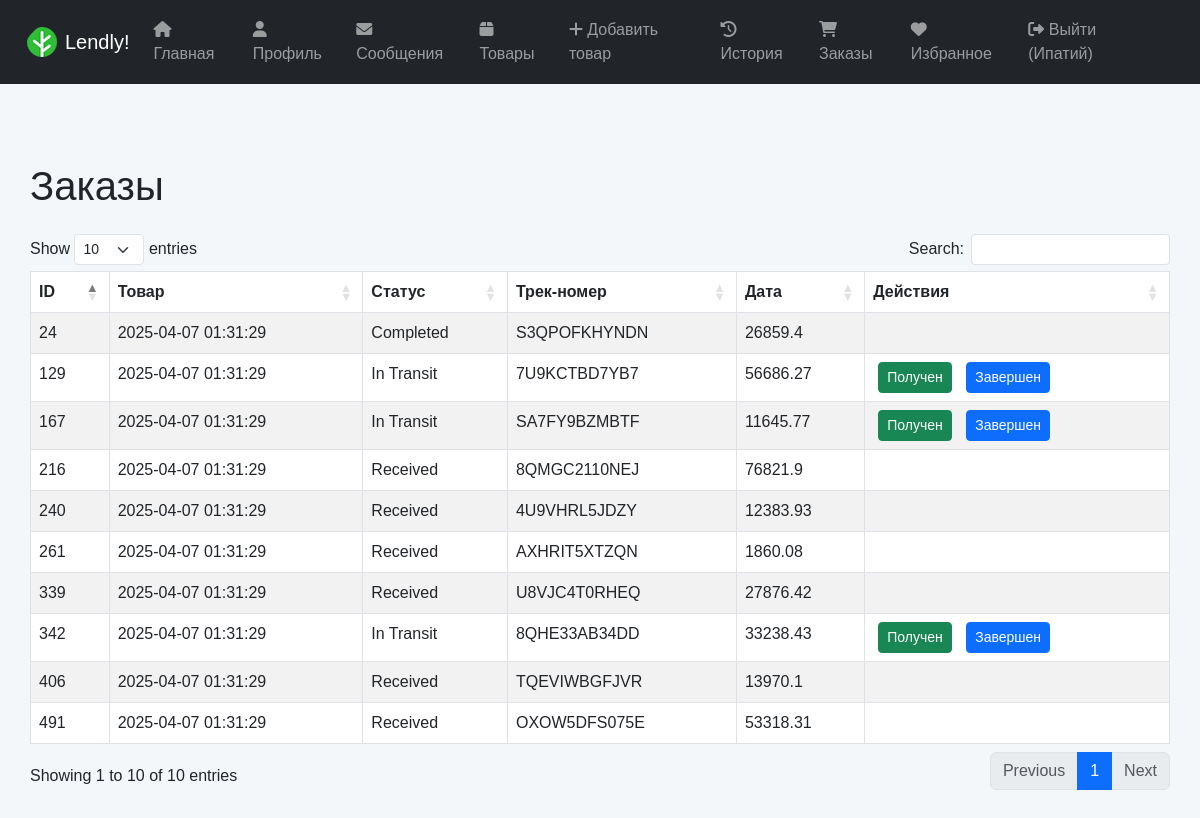
The page /orders (signed in) on the database its author committed.
### tables this page shows
CREATE TABLE users (
                id INTEGER PRIMARY KEY AUTOINCREMENT,
                first_name TEXT NOT NULL,
                last_name TEXT NOT NULL,
                phone TEXT NOT NULL UNIQUE,
                password TEXT NOT NULL,
                city TEXT NOT NULL,
                birth_date TEXT NOT NULL,
                achievements TEXT,
                avatar_url TEXT
            );

CREATE TABLE product_status (
                id INTEGER PRIMARY KEY AUTOINCREMENT,
                product_id INTEGER NOT NULL,
                status TEXT NOT NULL,
                user_id INTEGER,
                tracking_number TEXT,
                cost REAL,
                timestamp DATETIME DEFAULT CURRENT_TIMESTAMP,
                FOREIGN KEY (product_id) REFERENCES products (id),
                FOREIGN KEY (user_id) REFERENCES users (id)
            );

### app.py (the view)
@app.route('/orders')
@login_required
def orders():
    orders = get_orders(current_user.id)
    return render_template('orders.html', orders=orders)

### app.py (called while the page is built)
@login_manager.user_loader
def load_user(user_id):
    conn = get_db_connection()
    cursor = conn.cursor()
    cursor.execute('SELECT * FROM users WHERE id = ?', (user_id,))
    user = cursor.fetchone()
    conn.close()
    if user:
        return User(user[0], user[1], user[2], user[3], user[4], user[5], user[6], user[7], user[8])
    return None

### database.py (called while the page is built)
def get_db_connection():
    return sqlite3.connect(DATABASE_PATH)

def get_orders(user_id):
    conn = get_db_connection()
    cursor = conn.cursor()
    cursor.execute('SELECT product_status.*, products.name FROM product_status JOIN products ON product_status.product_id = products.id WHERE product_status.user_id = ?', (user_id,))
    orders = cursor.fetchall()
    conn.close()
    return orders

### templates/orders.html (shortened to what this page needs)
{% extends "base.html" %}
{% block content %}
    <div class="container">
        <h1 class="my-4">Заказы</h1>
        <table id="ordersTable" class="table table-striped table-bordered">
            <thead class="thead-dark">
                <tr>
                    <th>ID</th>
                    <th>Товар</th>
                    <th>Статус</th>
                    <th>Трек-номер</th>
                    <th>Дата</th>
                    <th>Действия</th>
                </tr>
            </thead>
            <tbody>
                {% for order in orders %}
                    <tr>
                        <td>{{ order[0] }}</td>
                        <td>{{ order[6] }}</td>
                        <td>{{ order[2] }}</td>
                        <td>{{ order[4] or 'Нет' }}</td>
                        <td>{{ order[5] }}</td>
                        <td>
                            {% if order[2] == 'In Transit' %}
                                <a href="{{ url_for('update_order', order_id=order[0], status='Received') }}" class="btn btn-sm btn-success">Получен</a>
                                <a href="{{ url_for('update_order', order_id=order[0], status='Completed') }}" class="btn btn-sm btn-primary">Завершен</a>
                            {% endif %}
                        </td>
                    </tr>
                {% endfor %}
            </tbody>
        </table>
    </div>
    <link rel="stylesheet" href="https://cdn.datatables.net/1.13.1/css/dataTables.bootstrap5.min.css">
{% endblock %}

### templates/base.html (shortened to what this page needs)
<!DOCTYPE html>
<html lang="ru">
<head>
    <link href="https://cdn.jsdelivr.net/npm/bootstrap@5.3.0/dist/css/bootstrap.min.css" rel="stylesheet">
    <link rel="stylesheet" href="https://cdnjs.cloudflare.com/ajax/libs/font-awesome/6.0.0/css/all.min.css">
    <link rel="stylesheet" href="{{ url_for('static', filename='styles.css') }}">
</head>
<body>
    <nav class="navbar navbar-expand-lg navbar-dark bg-dark">
        <div class="container-fluid">
            <a class="navbar-brand d-flex align-items-center" href="{{ url_for('index') }}">
                <img src="{{ url_for('static', filename='favicon.png') }}" alt="Logo" class="me-2" style="height: 30px;">
                Lendly!
            </a>
            <div class="collapse navbar-collapse" id="navbarNav">
                <ul class="navbar-nav me-auto">
                    <li class="nav-item"><a class="nav-link" href="{{ url_for('index') }}"><i class="fas fa-home"></i> Главная</a></li>
                    <li class="nav-item"><a class="nav-link" href="{{ url_for('profile') }}"><i class="fas fa-user"></i> Профиль</a></li>
                    <li class="nav-item"><a class="nav-link" href="{{ url_for('messages') }}"><i class="fas fa-envelope"></i> Сообщения</a></li>
                    <li class="nav-item"><a class="nav-link" href="{{ url_for('products') }}"><i class="fas fa-box"></i> Товары</a></li>
                    <li class="nav-item"><a class="nav-link" href="{{ url_for('add_product_route') }}"><i class="fas fa-plus"></i> Добавить товар</a></li>
                    <li class="nav-item"><a class="nav-link" href="{{ url_for('history') }}"><i class="fas fa-history"></i> История</a></li>
                    <li class="nav-item"><a class="nav-link" href="{{ url_for('orders') }}"><i class="fas fa-shopping-cart"></i> Заказы</a></li>
                    <li class="nav-item"><a class="nav-link" href="{{ url_for('favorites') }}"><i class="fas fa-heart"></i> Избранное</a></li>
                </ul>
                <ul class="navbar-nav">
                    {% if current_user.is_authenticated %}
                        <li class="nav-item"><a class="nav-link" href="{{ url_for('logout') }}"><i class="fas fa-sign-out-alt"></i> Выйти ({{ current_user.first_name }})</a></li>
                    {% else %}
                        <li class="nav-item"><a class="nav-link" href="{{ url_for('login') }}"><i class="fas fa-sign-in-alt"></i> Войти</a></li>
                        <li class="nav-item"><a class="nav-link" href="{{ url_for('register') }}"><i class="fas fa-user-plus"></i> Регистрация</a></li>
                    {% endif %}
                </ul>
            </div>
        </div>
    </nav>
    <div class="container mt-4">
        {% block content %}{% endblock %}
    </div>
</body>
</html>

### static/css/styles.css (style rules this page uses)
body { background-color: #f4f7fa; font-family: 'Arial', sans-serif; margin: 0; padding: 0; }
.container { max-width: 1200px; padding: 15px; }
.navbar { padding: 10px 15px; }
.navbar-brand img { transition: transform 0.3s ease; }
.navbar-nav .nav-link { padding: 8px 15px; font-size: 16px; }
.btn { margin: 5px 0; width: 100%; max-width: 200px; }
@media (min-width: 768px) { .btn { width: auto; margin: 0 5px; } }

### rows shown on the page
users: first_name "Ипатий"
product_status: id "24", timestamp "2025-04-07 01:31:29", status "Completed", tracking_number "S3QPOFKHYNDN", cost "26859.4"
product_status: id "129", timestamp "2025-04-07 01:31:29", status "In Transit", tracking_number "7U9KCTBD7YB7", cost "56686.27"
product_status: id "167", timestamp "2025-04-07 01:31:29", status "In Transit", tracking_number "SA7FY9BZMBTF", cost "11645.77"
product_status: id "216", timestamp "2025-04-07 01:31:29", status "Received", tracking_number "8QMGC2110NEJ", cost "76821.9"
product_status: id "240", timestamp "2025-04-07 01:31:29", status "Received", tracking_number "4U9VHRL5JDZY", cost "12383.93"
product_status: id "261", timestamp "2025-04-07 01:31:29", status "Received", tracking_number "AXHRIT5XTZQN", cost "1860.08"
product_status: id "339", timestamp "2025-04-07 01:31:29", status "Received", tracking_number "U8VJC4T0RHEQ", cost "27876.42"
product_status: id "342", timestamp "2025-04-07 01:31:29", status "In Transit", tracking_number "8QHE33AB34DD", cost "33238.43"
product_status: id "406", timestamp "2025-04-07 01:31:29", status "Received", tracking_number "TQEVIWBGFJVR", cost "13970.1"
product_status: id "491", timestamp "2025-04-07 01:31:29", status "Received", tracking_number "OXOW5DFS075E", cost "53318.31"
